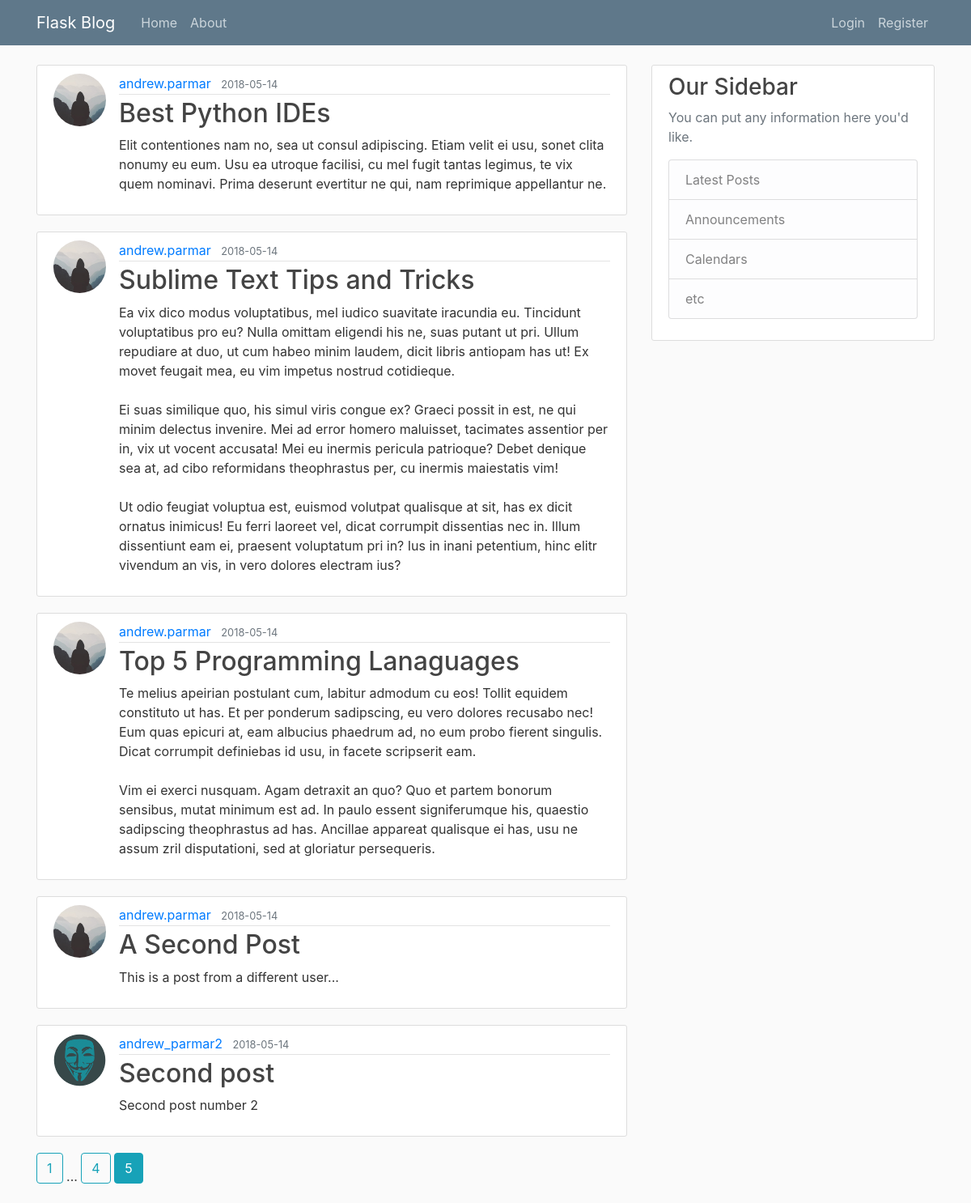
/home?page=5, run on the app's committed database.
### flaskblog/models.py (models this page shows, shortened)
class Post(db.Model):
	id = db.Column(db.Integer, primary_key=True)
	title = db.Column(db.String(100), nullable=False)
	date_posted = db.Column(db.DateTime, nullable=False, default=datetime.utcnow)
	content = db.Column(db.Text, nullable=False)
	user_id = db.Column(db.Integer, db.ForeignKey('user.id'), nullable=False)

class User(db.Model, UserMixin):
	id = db.Column(db.Integer, primary_key=True)
	username = db.Column(db.String(20), unique=True, nullable=False)
	email = db.Column(db.String(120), unique=True, nullable=False)
	image_file = db.Column(db.String(20), nullable=False, default='default.jpg')
	password = db.Column(db.String(60), nullable=False)
	posts = db.relationship('Post', backref='author', lazy=True)

### flaskblog/main/routes.py (the view)
@main.route('/')
@main.route('/home')
def home():
    page = request.args.get('page', 1, type=int)
    posts = Post.query.order_by(
        Post.date_posted.desc()).paginate(page=page, per_page=5)
    return render_template('home.html', posts=posts)

### flaskblog/templates/home.html
{% extends "layout.html" %}
{% block content %}
	{% for post in posts.items %}
		<article class="media content-section">
		  <img class="rounded-circle article-img" src="{{ url_for('static', filename='profile_pics/{}'.format(post.author.image_file)) }}">
		  <div class="media-body">
		    <div class="article-metadata">
		      <a class="mr-2" href="{{ url_for('users.user_post', username=post.author.username) }}">{{ post.author.username }}</a>
		      <small class="text-muted">{{ post.date_posted.strftime('%Y-%m-%d') }}</small>
		    </div>
		    <h2><a class="article-title" href="{{ url_for('posts.post', post_id=post.id) }}">{{ post.title }}</a></h2>
		    <p class="article-content">{{ post.content }}</p>
		  </div>
		</article>
	{% endfor %}
	{% for page_num in posts.iter_pages(left_edge=1, right_edge=1, left_current=1, right_current=2) %}
		{% if page_num %}
			{% if posts.page == page_num %}
				<a class="btn btn-info mb-4" href="{{ url_for('main.home', page=page_num) }}">{{ page_num }}</a>
			{% else %}
				<a class="btn btn-outline-info mb-4" href="{{ url_for('main.home', page=page_num) }}">{{ page_num }}</a>
			{% endif %}
		{% else %}
			...
		{% endif %}
	{% endfor %}
{% endblock content %}

### flaskblog/static/main.css (style rules this page uses)
body { background: #fafafa; color: #333333; margin-top: 5rem; }
h1, h2, h3, h4, h5, h6 { color: #444444; }
.content-section { background: #ffffff; padding: 10px 20px; border: 1px solid #dddddd; border-radius: 3px; margin-bottom: 20px; }
.article-title { color: #444444; }
.article-content { white-space: pre-line; }
.article-img { height: 65px; width: 65px; margin-right: 16px; }
.article-metadata { padding-bottom: 1px; margin-bottom: 4px; border-bottom: 1px solid #e3e3e3 }

### data on the page
Post: image_file (placeholder picture), author.username "andrew.parmar", date_posted "2018-05-14", title "Best Python IDEs", content "Elit contentiones nam no, sea ut consul adipiscing. Etiam velit ei usu, sonet clita nonumy eu eum. Usu ea utroque facilisi, cu mel fugit tantas legimus, te vix quem nominavi. Prima deserunt evertitur ne qui, nam reprimique appellantur ne."
Post: image_file (placeholder picture), author.username "andrew.parmar", date_posted "2018-05-14", title "Sublime Text Tips and Tricks", content "Ea vix dico modus voluptatibus, mel iudico suavitate iracundia eu. Tincidunt voluptatibus pro eu? Nulla omittam eligendi his ne, suas putant ut pri. Ullum repudiare at duo, ut cum habeo minim laudem, dicit libris antiopam has ut! Ex movet feugait mea, eu vim impetus nostrud cotidieque. Ei suas similique quo, his simul viris congue ex? Graeci possit in est, ne qui minim delectus invenire. Mei ad error homero maluisset, tacimates assentior per in, vix ut vocent accusata! Mei eu inermis pericula patrioque? Debet denique sea at, ad cibo reformidans theophrastus per, cu inermis maiestatis vim! Ut odio feugiat voluptua est, euismod volutpat qualisque at sit, has ex dicit ornatus inimicus! Eu…"
Post: image_file (placeholder picture), author.username "andrew.parmar", date_posted "2018-05-14", title "Top 5 Programming Lanaguages", content "Te melius apeirian postulant cum, labitur admodum cu eos! Tollit equidem constituto ut has. Et per ponderum sadipscing, eu vero dolores recusabo nec! Eum quas epicuri at, eam albucius phaedrum ad, no eum probo fierent singulis. Dicat corrumpit definiebas id usu, in facete scripserit eam. Vim ei exerci nusquam. Agam detraxit an quo? Quo et partem bonorum sensibus, mutat minimum est ad. In paulo essent signiferumque his, quaestio sadipscing theophrastus ad has. Ancillae appareat qualisque ei has, usu ne assum zril disputationi, sed at gloriatur persequeris."
Post: image_file (placeholder picture), author.username "andrew.parmar", date_posted "2018-05-14", title "A Second Post", content "This is a post from a different user..."
Post: image_file (picture), author.username "andrew_parmar2", date_posted "2018-05-14", title "Second post", content "Second post number 2"

### other printed values
{{ page_num }} "1" "4"
{{ page_num }} "5"
